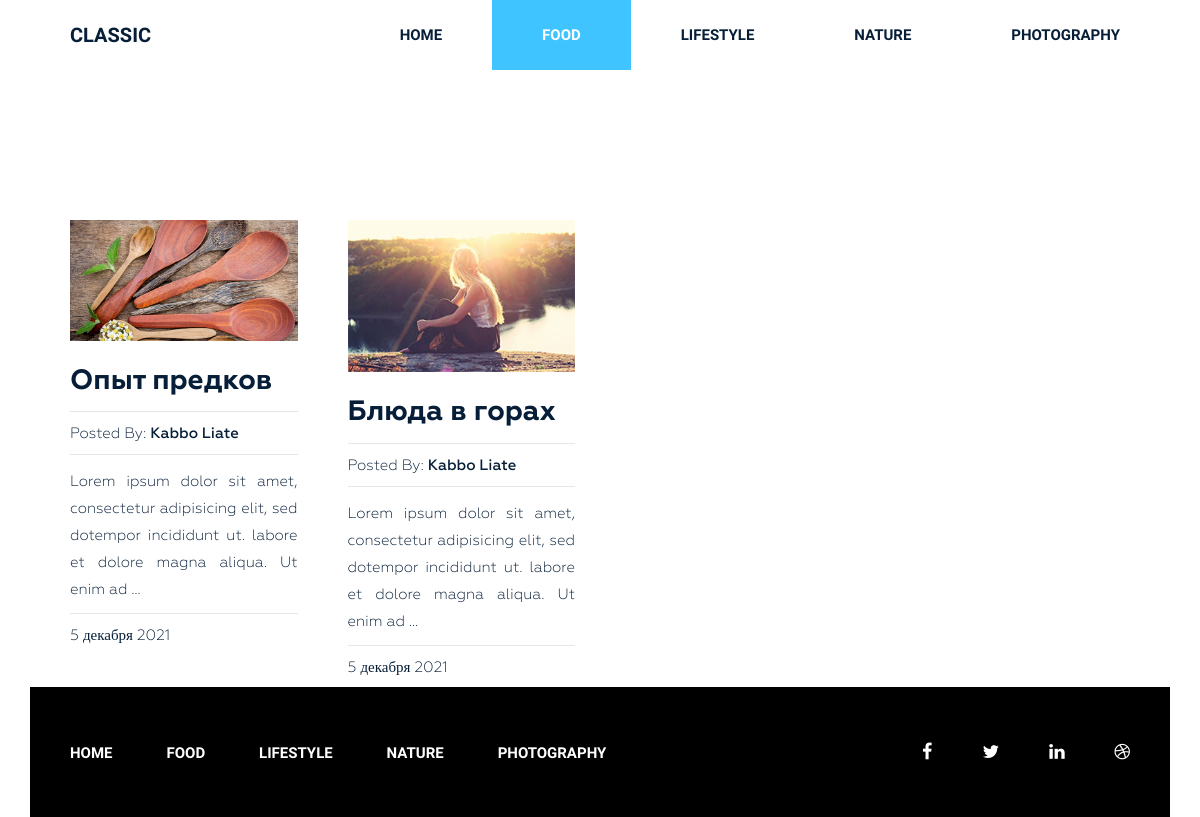
The app's page /category/food/ with its own data.
### blog/models.py (models this page shows, shortened)
class Category(models.Model):
    title = models.CharField(max_length=255, verbose_name='Название')
    slug = models.SlugField(max_length=255, verbose_name='URL', unique=True)
    def __str__(self):
        return self.title
    class Meta:
        verbose_name = "Категория"
        verbose_name_plural = "Категории"
        ordering = ['title']
    def get_absolute_url(self):
        return reverse('category', kwargs={'slug': self.slug})

class Post(models.Model):
    title = models.CharField(max_length=255, verbose_name='Название')
    slug = models.SlugField(max_length=255, verbose_name='URL', unique=True)
    content = models.TextField(verbose_name='Текст', blank=True)
    author = models.CharField(max_length=150, verbose_name='Автор')
    created_at = models.DateTimeField(auto_now_add=True, verbose_name='Опубликовано')
    photo = models.ImageField(upload_to='photos/%Y/%m/%d/', blank=True, verbose_name='Фото')
    views = models.IntegerField(default=0, verbose_name='Просмотры')
    category = models.ForeignKey(Category, on_delete=models.PROTECT, related_name='posts', verbose_name="Категория")
    tag = models.ManyToManyField(Tag, blank=True, related_name='posts', verbose_name='Тэг')
    def get_absolute_url(self):
        return reverse('post', kwargs={'slug': self.slug})
    class Meta:
        verbose_name = "Статья"
        verbose_name_plural = "Статьи"
        ordering = ['-created_at']

### blog/views.py (the view)
# urls.py: path('category/<str:slug>/', PostsByCat.as_view(), name='category'),
class PostsByCat(ListView):
    template_name = 'blog/category.html'
    context_object_name = 'posts'
    paginate_by = 2
    allow_empty = False
    def get_queryset(self):
        return Post.objects.filter(category__slug=self.kwargs['slug'])
    def get_context_data(self, *, object_list=None, **kwargs):
        context = super().get_context_data(**kwargs)
        context['title'] = Category.objects.get(slug=self.kwargs['slug'])
        return context

### blog/templatetags/menu.py (called while the page is built)
@register.inclusion_tag('blog/menu_tag.html')
def show_menu(class_menu='menu'):
    categories = Category.objects.all()
    return {'categories': categories, 'class_menu': class_menu}

### blog/templates/blog/category.html (shortened to what this page needs)
{% extends 'base.html' %}
{% load static %}
{% block content %}
<section class="blog-post-area">
    <div class="container">
        <div class="row">
            <div class="blog-post-area-style">
                {% for post in posts %}
                <div class="col-md-3">
                    <div class="single-post">
                        {% if post.photo %}
                        <img src="{{ post.photo.url }}" alt="{{post.title}}">
                        {% else %}
                         <img src="https://picsum.photos/seed/picsum/300/201" alt="{{post.title}}">
                        {% endif %}
                        <h3><a href="{{ post.get_absolute_url }}">{{post.title}}</a></h3>
                        <h4><span>Posted By: <span class="author-name">{{post.author}}</span></span></h4>
                        {{ post.content|truncatewords_html:20|safe}}
                        <h4><span>{{post.created_at|date:"j E Y"}}</span></h4>
                    </div>
                </div>
                {% endfor %}
            </div>
        </div>
    </div>
</section>
{% endblock %}

### blog/templates/blog/menu_tag.html
<div class="{{ class_menu }}">
    <ul>
        <li><a href="{% url 'home'%}">Home</a></li>
        {% for item in categories %}
        <li><a href="{{ item.get_absolute_url }}">{{ item.title }}</a></li>
        {% endfor %}
    </ul>
</div>

### siteblog/static/style.css (style rules this page uses)
.wrapper header.header .menu { margin: 0 }
.wrapper header.header .menu ul { float: right; margin: 0; padding: 0; margin-right: 4px; }
.wrapper header.header .menu ul li { display: inline-block; list-style: outside none none; margin: 0 -4px 0 0; }
.wrapper header.header .menu ul li a { color: rgb(6, 30, 55); font-family: "Raleway", sans-serif; font-size: 15px; font-weight: 600; line-height: 70px; padding: 26px 50px; text-decoration: none; text-transform: uppercase; }
.wrapper header.header .menu ul li.active a { background: #40c4ff; color: #fff; }
section.blog-post-area { margin-top: 50px; }
section.blog-post-area img { width: 100%; }
section.blog-post-area .single-post { padding-right: 20px; margin: 100px 0px 0px; }
section.blog-post-area h4 span { font-family: Geometria; font-weight: 400; font-size: 15px; color: #061e37; text-decoration: none; }
section.blog-post-area h4 span.author-name { font-weight: 500; }
.blog-post-area .single-post h3 a { font-family: Geometria; font-size: 28px; font-weight: 700; text-decoration: none; color: #061e37; }
.blog-post-area .single-post p { color: #061e37; font-family: Geometria; font-size: 15px; font-weight: 400; line-height: 27px; padding-top: 14px; position: relative; text-align: justify; }
.blog-post-area .single-post h4 { margin-bottom: 12px; padding-top: 10px; position: relative; }
.blog-post-area .single-post h4::before { background: #e6e6e6 none repeat scroll 0 0; content: ""; height: 1px; position: absolute; top: 0; width: 100%; }
.blog-post-area .single-post p::before { background: #e6e6e6 none repeat scroll 0 0; content: ""; height: 1px; position: absolute; top: 0; width: 100%; }
.blog-post-area .single-post h3 { margin: 25px 0 15px; }
.blog-post-area .blog-post-area-style { margin: 0 20px 0 40px; }
.wrapper footer.footer .footer-menu { margin: 0 }
.wrapper footer.footer .footer-menu ul { line-height: 130px; margin: 0; padding: 0; }
.wrapper footer.footer .footer-menu ul li { display: inline; list-style: outside none none; margin: 0; padding: 30px 0px; }
.wrapper footer.footer .footer-menu ul li a { color: #fff; font-family: "Raleway", sans-serif; font-size: 15px; font-weight: 600; line-height: 70px; margin-left: 40px; padding: 26px 10px 26px 0; text-decoration: none; text-transform: uppercase; }

### records on screen
Category: title "FOOD"
Category: title "LIFESTYLE"
Category: title "NATURE"
Category: title "PHOTOGRAPHY"
Post: photo (picture), title "Опыт предков", author "Kabbo Liate", content "Lorem ipsum dolor sit amet, consectetur adipisicing elit, sed dotempor incididunt ut. labore et dolore magna aliqua. Ut enim ad …", created_at "5 декабря 2021"
Post: photo (picture), title "Блюда в горах", author "Kabbo Liate", content "Lorem ipsum dolor sit amet, consectetur adipisicing elit, sed dotempor incididunt ut. labore et dolore magna aliqua. Ut enim ad …", created_at "5 декабря 2021"
